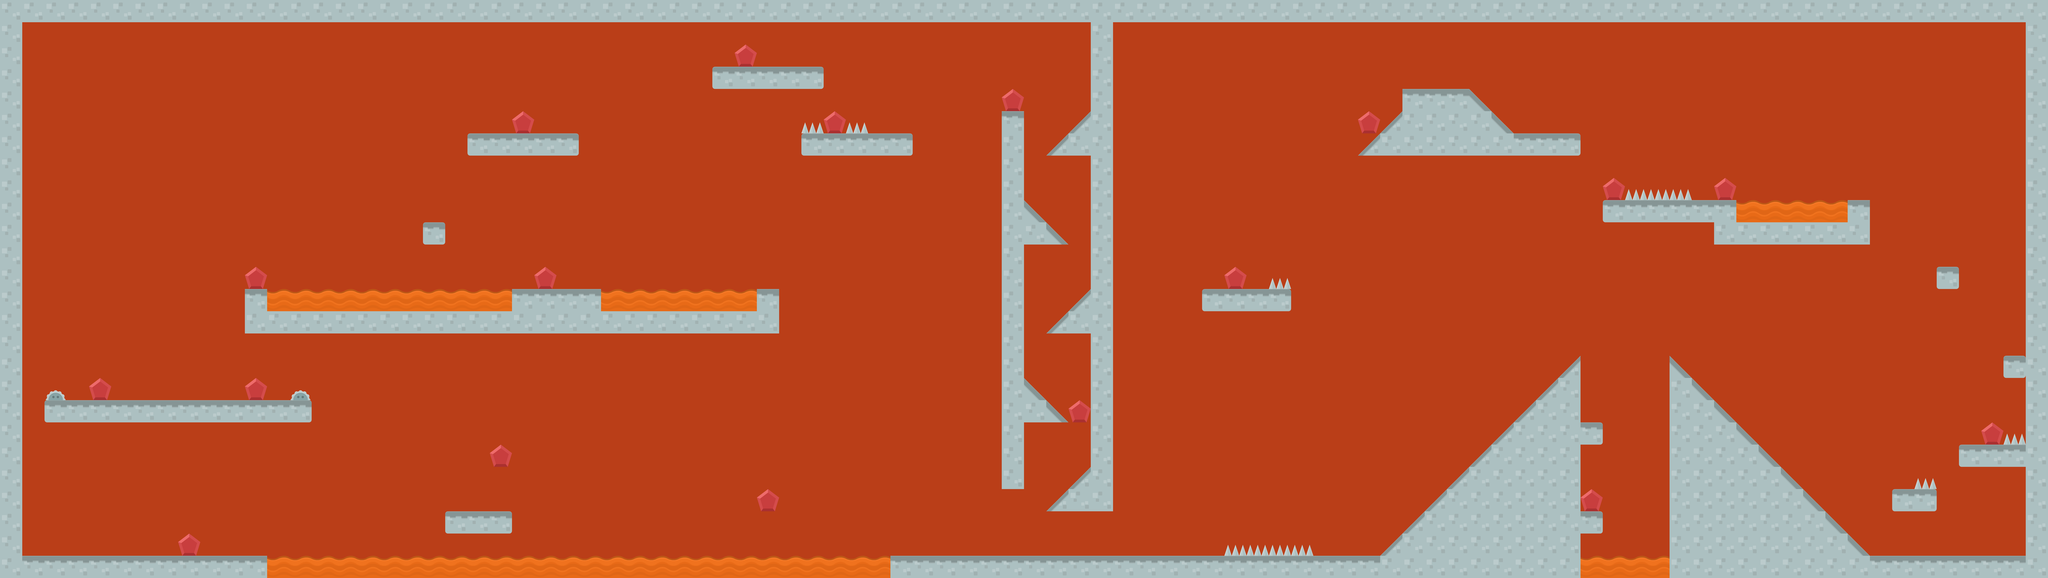

Rendered tile map (Tiled .tmx) drawn with the repository's tilesets; below, a short description and the map source with its tile grids summarised:
An orthogonal 92x26 tile map with 128x128 px tiles, 5 tile layers (Platforms, Moving Enemies, Coins, Enemies, ...).

<map version="1.4" tiledversion="1.4.2" orientation="orthogonal" renderorder="right-down" width="92" height="26" tilewidth="128" tileheight="128" infinite="0" backgroundcolor="#ba3e18" nextlayerid="6" nextobjectid="1">
 <tileset firstgid="1" name="my_tiles" tilewidth="128" tileheight="128" tilecount="12" columns="0">
  <grid orientation="orthogonal" width="1" height="1" />
  <tile id="0">
   <image width="128" height="128" source="lavaTop_high.png" />
  </tile>
  <tile id="1">
   <image width="128" height="128" source="stoneLeft.png" />
  </tile>
  <tile id="2">
   <image width="128" height="128" source="stoneMid.png" />
  </tile>
  <tile id="3">
   <image width="128" height="128" source="stoneRight.png" />
  </tile>
  <tile id="4">
   <image width="128" height="128" source="tileRed_05.png" />
  </tile>
  <tile id="5">
   <image width="128" height="128" source="stone.png" />
  </tile>
  <tile id="6">
   <image width="128" height="128" source="stoneCenter.png" />
  </tile>
  <tile id="7">
   <image width="128" height="128" source="stoneHill_left.png" />
  </tile>
  <tile id="8">
   <image width="128" height="128" source="stoneHill_right.png" />
  </tile>
  <tile id="9">
   <image width="128" height="128" source="spikes.png" />
  </tile>
  <tile id="10">
   <image width="128" height="128" source="spikesUpsideDown.png" />
  </tile>
  <tile id="11">
   <image width="128" height="128" source="sawHalf.png" />
  </tile>
 </tileset>
 <layer id="1" name="Platforms" width="92" height="26">
  <data>[2392 cells, 449 non-empty, 7 distinct tile ids]</data>
 </layer>
 <layer id="5" name="Moving Enemies" width="92" height="26">
  <data>[2392 cells, 2 non-empty, 1 distinct tile ids]</data>
 </layer>
 <layer id="2" name="Coins" width="92" height="26">
  <data>[2392 cells, 18 non-empty, 1 distinct tile ids]</data>
 </layer>
 <layer id="3" name="Enemies" width="92" height="26">
  <data>[2392 cells, 67 non-empty, 2 distinct tile ids]</data>
 </layer>
 <layer id="4" name="Moving Platforms" width="92" height="26">
  <data>[2392 cells, 3 non-empty, 3 distinct tile ids]</data>
 </layer>
</map>
